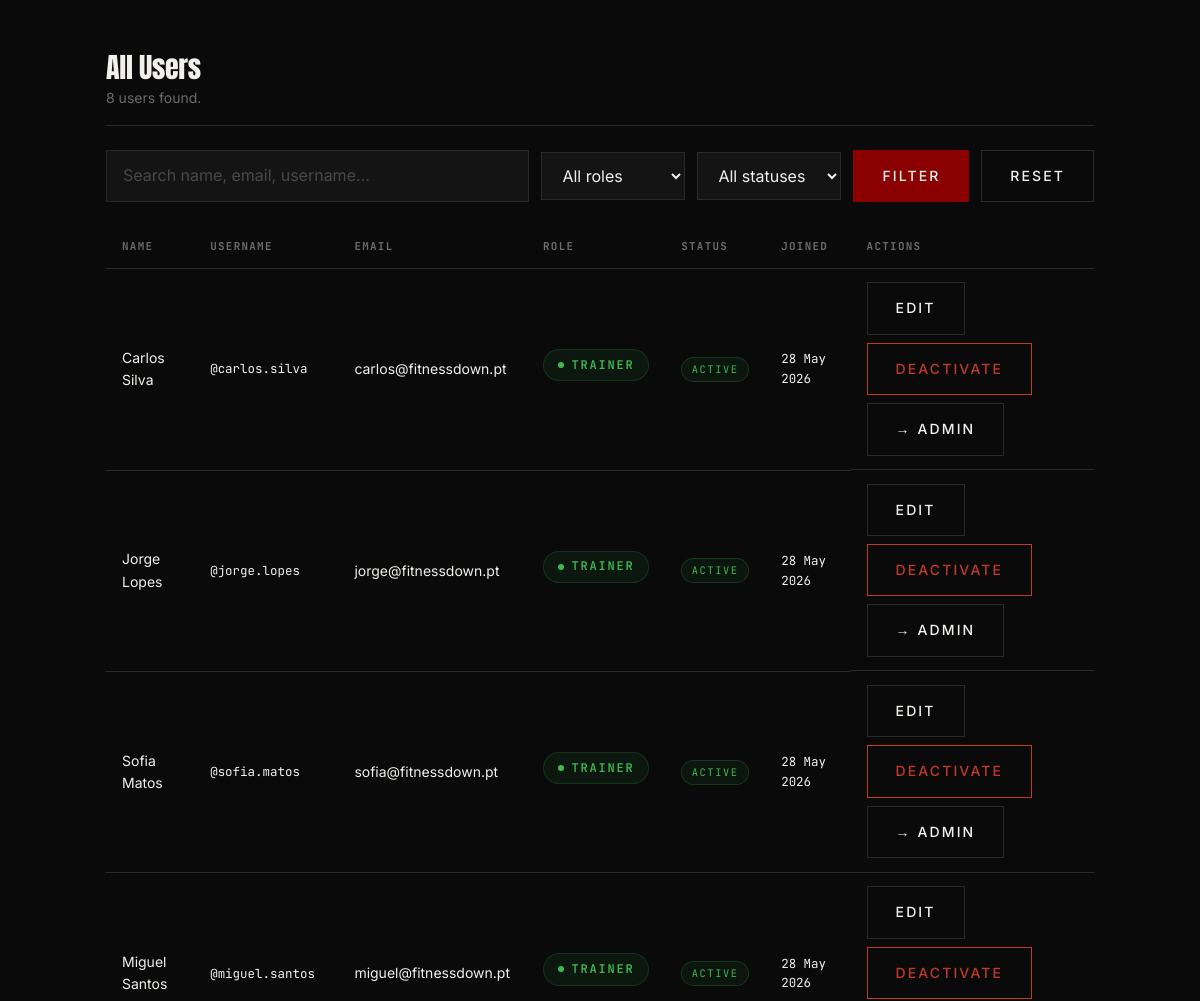
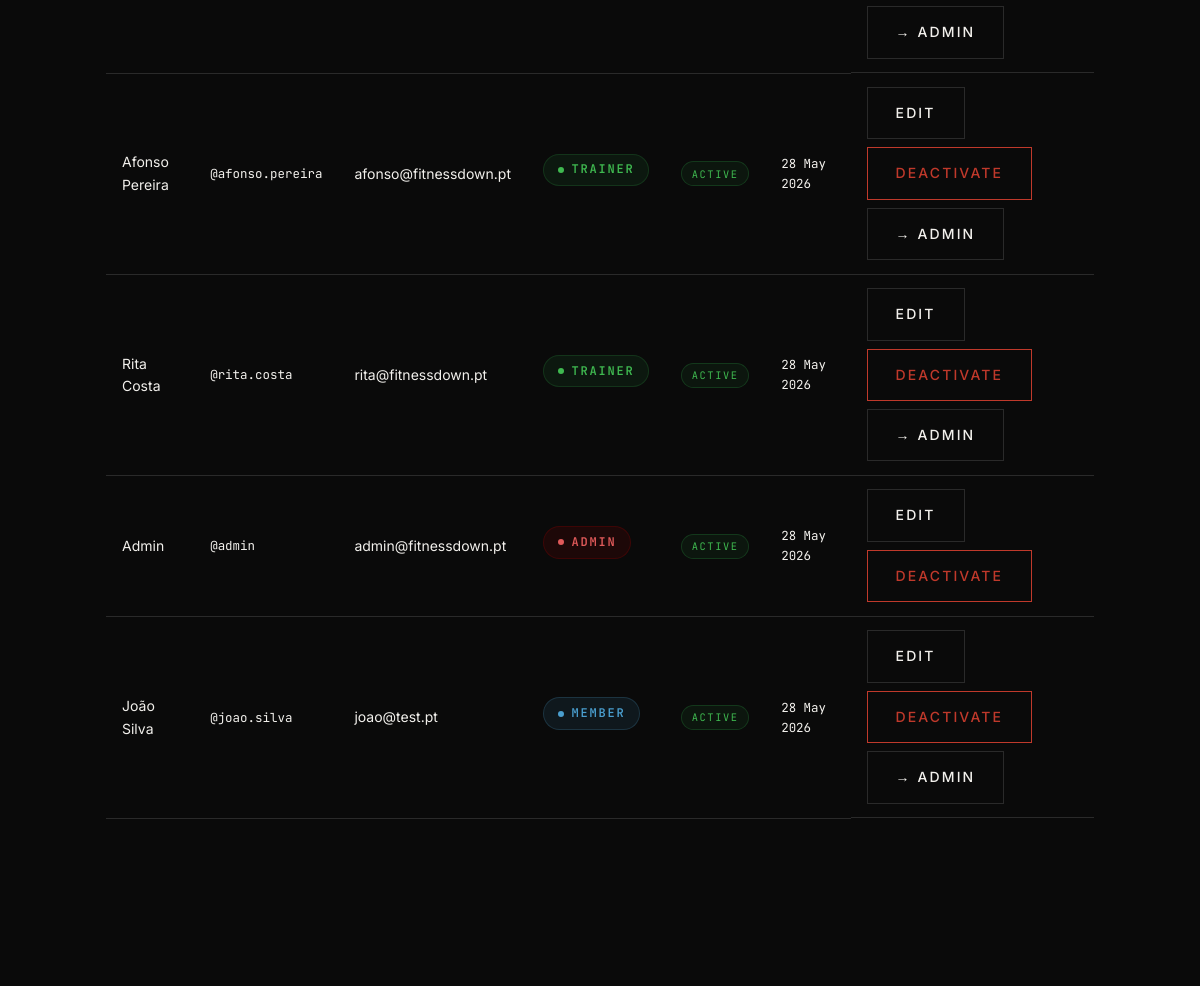
The app's page /admin/users.php (signed in, middle part), older data (2 pictures, top to bottom).
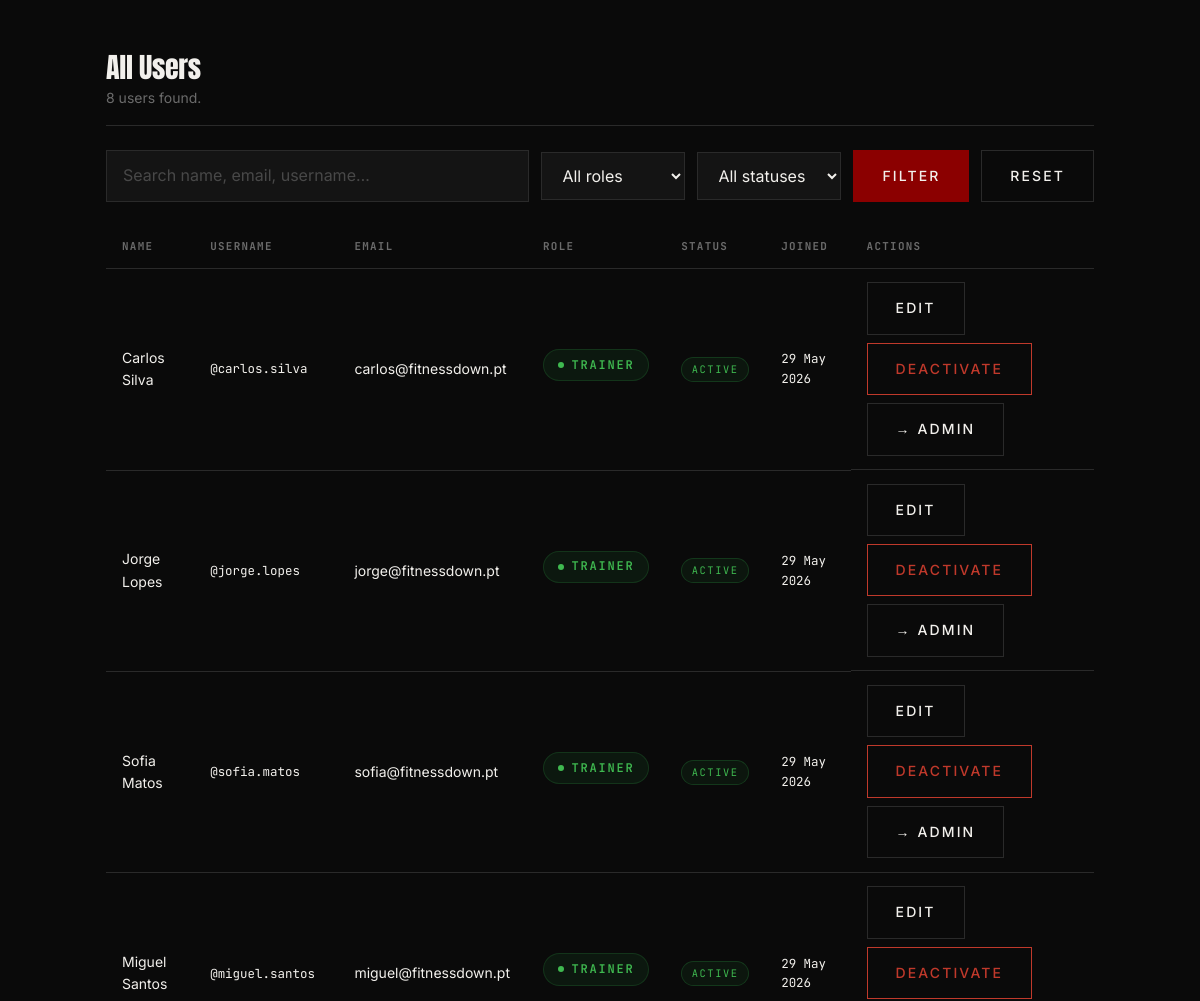
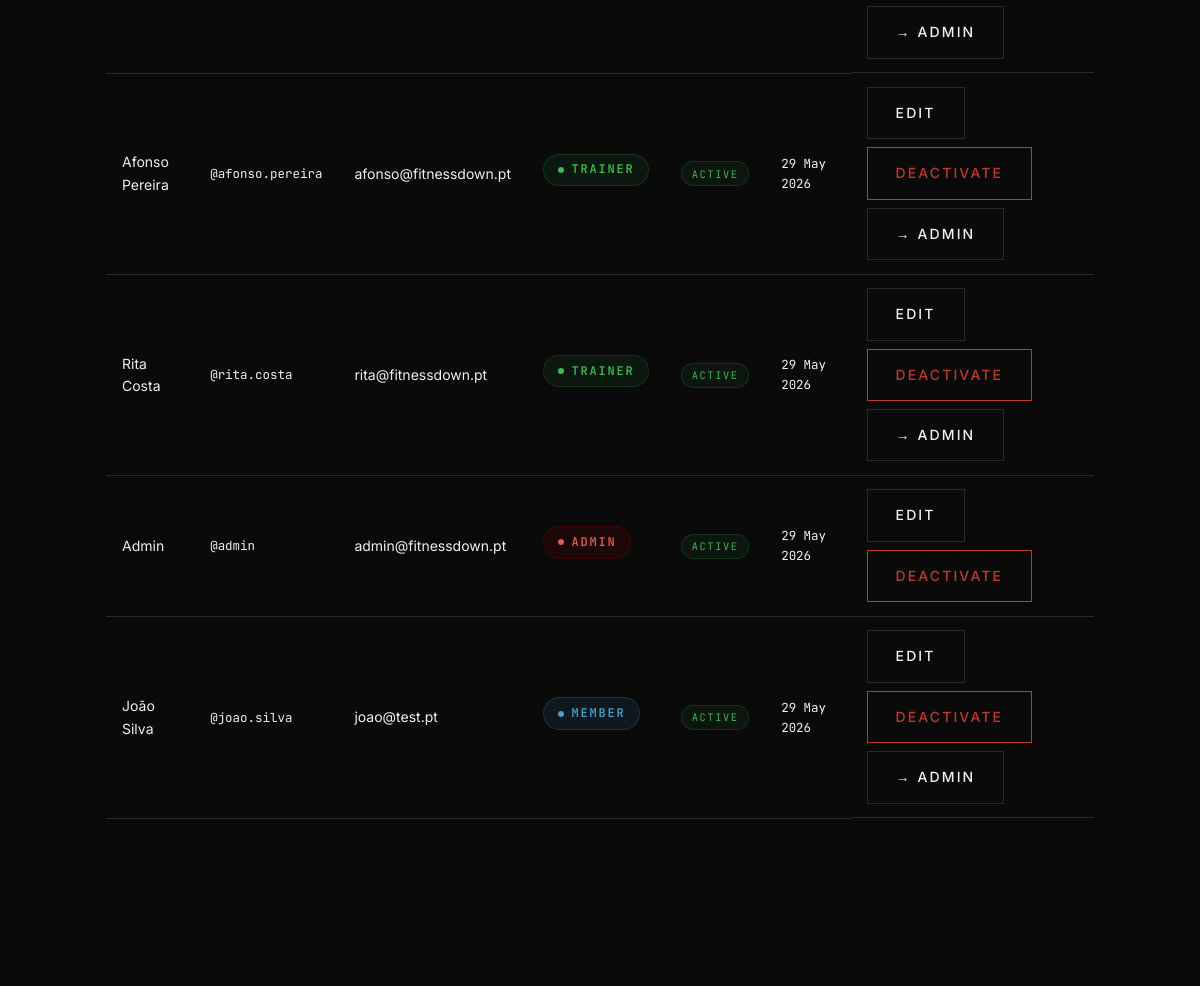
The same page, newer data (2 pictures, top to bottom).
### tables this page shows
CREATE TABLE users (
    id INTEGER PRIMARY KEY AUTOINCREMENT,
    name TEXT NOT NULL,
    email TEXT NOT NULL UNIQUE,
    username TEXT NOT NULL UNIQUE,
    password_hash TEXT NOT NULL,
    profile_photo TEXT,
    role TEXT NOT NULL CHECK (role IN ('member', 'trainer', 'admin')),
    created_at TEXT NOT NULL DEFAULT CURRENT_TIMESTAMP,
    is_active INTEGER NOT NULL DEFAULT 1
);

### includes/helper.php (called while the page is built, shortened)
<?php
function e(string $val): string {
    return htmlspecialchars($val, ENT_QUOTES | ENT_SUBSTITUTE, 'UTF-8');
}

### admin/users.php (the view, shortened to what this page needs)
<?php
$pdo      = get_db();
$admin_id = (int)$_SESSION['user_id'];
$search        = trim($_GET['q'] ?? '');
$where  = ['1=1'];
$params = [];
$sql   = "SELECT id, name, username, email, role, is_active, created_at
            FROM users
           WHERE " . implode(' AND ', $where) . "
           ORDER BY created_at DESC";
$stmt  = $pdo->prepare($sql);
$stmt->execute($params);
$users = $stmt->fetchAll();
$extra_css        = '/css/pages/admin.css';
include __DIR__ . '/../includes/header.php';
?>
<main class="admin-dashboard">
    <section class="admin-section">
        <header class="admin-section__header">
            <h2>All Users</h2>
            <p><?= count($users) ?> user<?= count($users) !== 1 ? 's' : '' ?> found.</p>
        </header>
        <form class="admin-filters" method="get" action="/admin/users.php">
            <input type="text" name="q" class="form__input admin-filters__search"
                   placeholder="Search name, email, username…"
                   value="<?= e($search) ?>">
            <select name="role" class="form__input admin-filters__select">
                <option value="">All roles</option>
            </select>
            <select name="status" class="form__input admin-filters__select">
                <option value="">All statuses</option>
            </select>
            <button type="submit" class="button button--primary">Filter</button>
            <a href="/admin/users.php" class="button button--ghost">Reset</a>
        </form>
        <?php if (empty($users)): ?>
            <p class="admin-empty">No users match your filters.</p>
        <?php else: ?>
        <div class="admin-table-wrap">
            <table class="admin-table">
                <thead>
                    <tr>
                        <th>Name</th>
                        <th>Username</th>
                        <th>Email</th>
                        <th>Role</th>
                        <th>Status</th>
                        <th>Joined</th>
                        <th>Actions</th>
                    </tr>
                </thead>
                <tbody>
                    <?php foreach ($users as $u): ?>
                    <tr class="<?= !$u['is_active'] ? 'admin-table__row--inactive' : '' ?>">
                        <td><?= e($u['name']) ?></td>
                        <td class="admin-table__mono">@<?= e($u['username']) ?></td>
                        <td><?= e($u['email']) ?></td>
                        <td>
                            <span class="profile-role-badge profile-role-badge--<?= e($u['role']) ?>">
                                <?= e(ucfirst($u['role'])) ?>
                            </span>
                        </td>
                        <td>
                            <span class="admin-status admin-status--<?= $u['is_active'] ? 'active' : 'inactive' ?>">
                                <?= $u['is_active'] ? 'Active' : 'Inactive' ?>
                            </span>
                        </td>
                        <td class="admin-table__mono"><?= e(date('d M Y', strtotime($u['created_at']))) ?></td>
                        <td class="admin-table__actions">
                            <button type="button"
                                    class="button button--ghost admin-edit-btn"
                                    data-id="<?= $u['id'] ?>"
                                    data-name="<?= e($u['name']) ?>"
                                    data-username="<?= e($u['username']) ?>"
                                    data-email="<?= e($u['email']) ?>"
                                    data-role="<?= e($u['role']) ?>">
                                Edit
                            </button>
                            <form method="post" action="/admin/users.php" style="display:inline">
                                <button type="submit"
                                        class="button <?= $u['is_active'] ? 'button--danger' : 'button--ghost' ?>"
                                        <?= $u['id'] === $admin_id ? 'disabled title="Cannot deactivate yourself"' : '' ?>>
                                    <?= $u['is_active'] ? 'Deactivate' : 'Reactivate' ?>
                                </button>
                            </form>
                            <?php if ($u['role'] !== 'admin'): ?>
                            <form method="post" action="/admin/users.php" style="display:inline">
                                <button type="submit" class="button button--ghost"
                                        onclick="return confirm('Elevate <?= e(addslashes($u['name'])) ?> to admin?')">
                                    → Admin
                                </button>
                            </form>
                            <?php endif; ?>
                        </td>
                    </tr>
                    <?php endforeach; ?>
                </tbody>
            </table>
        </div>
        <?php endif; ?>
    </section>
</main>
<?php include __DIR__ . '/../includes/footer.php'; ?>

### includes/header.php (shortened to what this page needs)
<?php
$current_page = basename($_SERVER['PHP_SELF'], '.php');
?>
<!DOCTYPE html>
<html lang="en" class="page-<?= htmlspecialchars($current_page) ?>">
<head>
    <link rel="stylesheet" href="/css/main.css">
    <?php if (isset($extra_css)): ?>
        <link rel="stylesheet" href="<?= htmlspecialchars($extra_css) ?>">
    <?php endif; ?>
</head>
<body>

### includes/footer.php (shortened to what this page needs)
</body>
</html>

### css/pages/admin.css (style rules this page uses)
.admin-dashboard { max-width: 1100px; margin: 0 auto; padding: 3rem 1.5rem 6rem; display: grid; gap: 3rem; }
.admin-section { display: flex; flex-direction: column; gap: 1.5rem; }
.admin-section__header { padding-bottom: 1rem; border-bottom: 1px solid var(--border); }
.admin-section__header h2 { margin: 0 0 0.25rem; font-family: var(--font-display); font-size: 1.75rem; color: var(--text); letter-spacing: -0.01em; }
.admin-section__header p { margin: 0; font-size: var(--text-sm); color: var(--text-muted); }
.admin-filters { display: flex; gap: 0.75rem; flex-wrap: wrap; align-items: center; }
.admin-filters__search { flex: 1; min-width: 12rem; }
.admin-filters__select { width: auto; min-width: 9rem; }
.admin-table-wrap { overflow-x: auto; }
.admin-table { width: 100%; border-collapse: collapse; font-size: var(--text-sm); }
.admin-table th { text-align: left; font-family: var(--font-mono); font-size: 0.68rem; letter-spacing: 0.12em; text-transform: uppercase; color: var(--text-muted); padding: 0.75rem 1rem; border-bottom: 1px solid var(--border); white-space: nowrap; }
.admin-table td { padding: 0.85rem 1rem; border-bottom: 1px solid var(--border); color: var(--text); vertical-align: middle; }
.admin-table__mono { font-family: var(--font-mono); font-size: 0.78rem; color: var(--text-muted); }
.admin-table__actions { display: flex; gap: 0.5rem; align-items: center; flex-wrap: wrap; }
.admin-status, .admin-equip-status { display: inline-block; font-family: var(--font-mono); font-size: 0.65rem; letter-spacing: 0.15em; text-transform: uppercase; padding: 0.2rem 0.6rem; border-radius: 2rem; }
.admin-status--active { background: rgba(46, 160, 67, 0.08); border: 1px solid rgba(46, 160, 67, 0.25); color: #3fb950; }
@media (min-width: 840px) { .admin-dashboard { padding-top: 5rem; } }

### css/base/tokens.css (style rules this page uses)
:root { --bg: #0a0a0a; --bg-surface: #141414; --bg-elevated: #1f1f1f; --text: #f2f0ec; --text-soft: #d4d4d0; --text-muted: #6b6b6b; --accent: #8b0000; --accent-hover: #a30f0f; --border: #2a2a2a; --border-strong: #6b6b6b; --font-display: "Anton", sans-serif; --font-body: "Inter", sans-serif; --font-mono: "JetBrains Mono", monospace; --text-sm: 0.875rem; --text-base: 1rem; --content-max: 1400px; }

### css/base/typography.css (style rules this page uses)
body { background-color: var(--bg); color: var(--text); font-family: var(--font-body); font-size: var(--text-base); line-height: 1.6; font-weight: 400; }
h1, h2, h3, h4, h5, h6 { font-family: var(--font-display); font-weight: 400; line-height: 1.05; color: var(--text); letter-spacing: -0.02em; }
h2 { font-size: 3.75rem; }
p { color: var(--text-soft); line-height: 1.6; text-wrap: pretty; }
a { color: inherit; transition: color 150ms cubic-bezier(0.16, 1, 0.3, 1); }

### css/components/button.css (style rules this page uses)
.button { display: inline-flex; align-items: center; justify-content: center; gap: 0.5rem; padding: 0.875rem 1.75rem; font-family: var(--font-body); font-size: var(--text-sm); font-weight: 500; letter-spacing: 0.15em; text-transform: uppercase; text-align: center; white-space: nowrap; border: 1px solid transparent; border-radius: 0; cursor: pointer; transition: background-color 250ms cubic-bezier(0.16, 1, 0.3, 1), color 250ms cubic-bezier(0.16, 1, 0.3, 1), border-color 250ms cubic-bezier(0.16, 1, 0.3, 1), transform 250ms cubic-bezier(0.16, 1, 0.3, 1); }
.button--primary { background-color: var(--accent); color: var(--text); border-color: var(--accent); }
.button--ghost { background-color: transparent; color: var(--text); border-color: var(--border); }
.button--danger { background-color: transparent; color: #c0392b; border-color: #c0392b; }

### css/components/form.css (style rules this page uses)
.form__input { width: 100%; padding: 0.75rem 1rem; font-family: var(--font-body); font-size: var(--text-base); color: var(--text); background-color: var(--bg-surface); border: 1px solid var(--border); border-radius: 0; transition: border-color 150ms cubic-bezier(0.16, 1, 0.3, 1), background-color 150ms cubic-bezier(0.16, 1, 0.3, 1); }
.form__input::placeholder { color: var(--text-muted); opacity: 0.6; }

### css/pages/home.css (style rules this page uses)
main>section { padding: 5rem 1.5rem; max-width: var(--content-max); margin: 0 auto; }
@media (min-width: 48rem) { main>section { padding: 7rem 2rem; } }

Row changes from the older to the newer data that the page shows:
changed users "Carlos Silva": created_at "28 May 2026" → "29 May 2026"
changed users "Jorge Lopes": created_at "28 May 2026" → "29 May 2026"
changed users "Sofia Matos": created_at "28 May 2026" → "29 May 2026"
changed users "Miguel Santos": created_at "28 May 2026" → "29 May 2026"
changed users "Afonso Pereira": created_at "28 May 2026" → "29 May 2026"
changed users "Rita Costa": created_at "28 May 2026" → "29 May 2026"
changed users "Admin": created_at "28 May 2026" → "29 May 2026"
changed users "João Silva": created_at "28 May 2026" → "29 May 2026"
